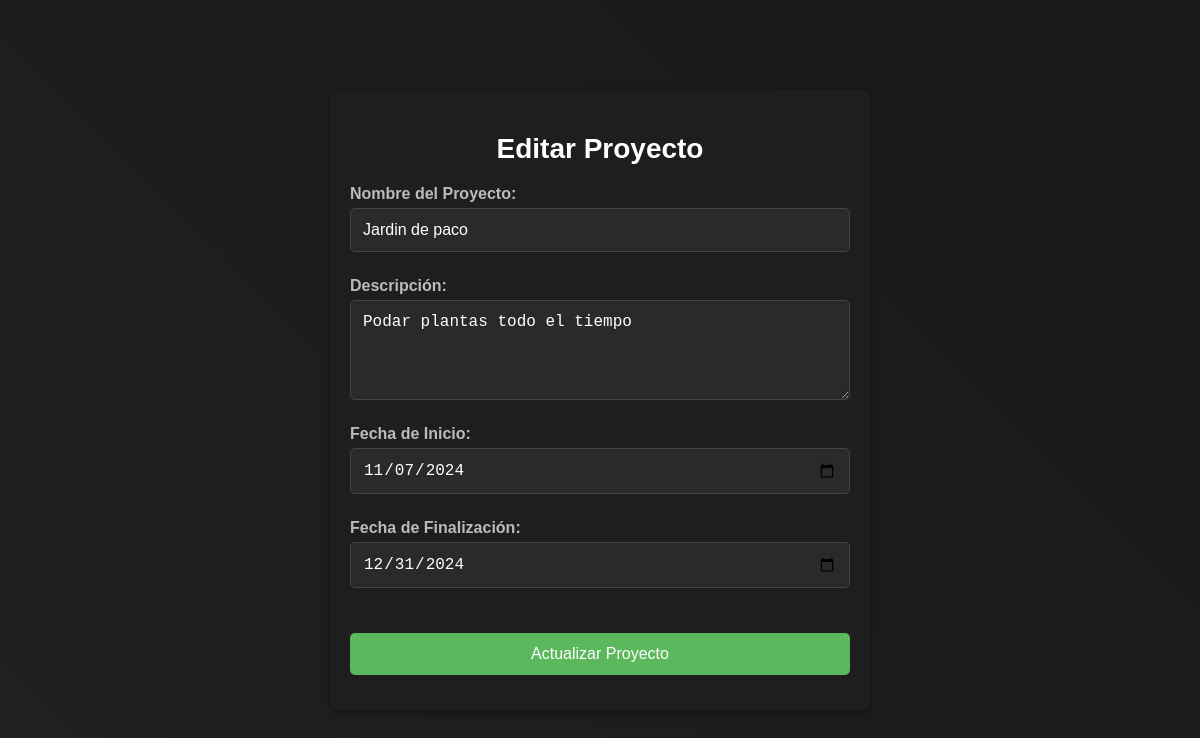
The page /formulariosproyectos?id=1 (signed in) on the database as committed earlier.
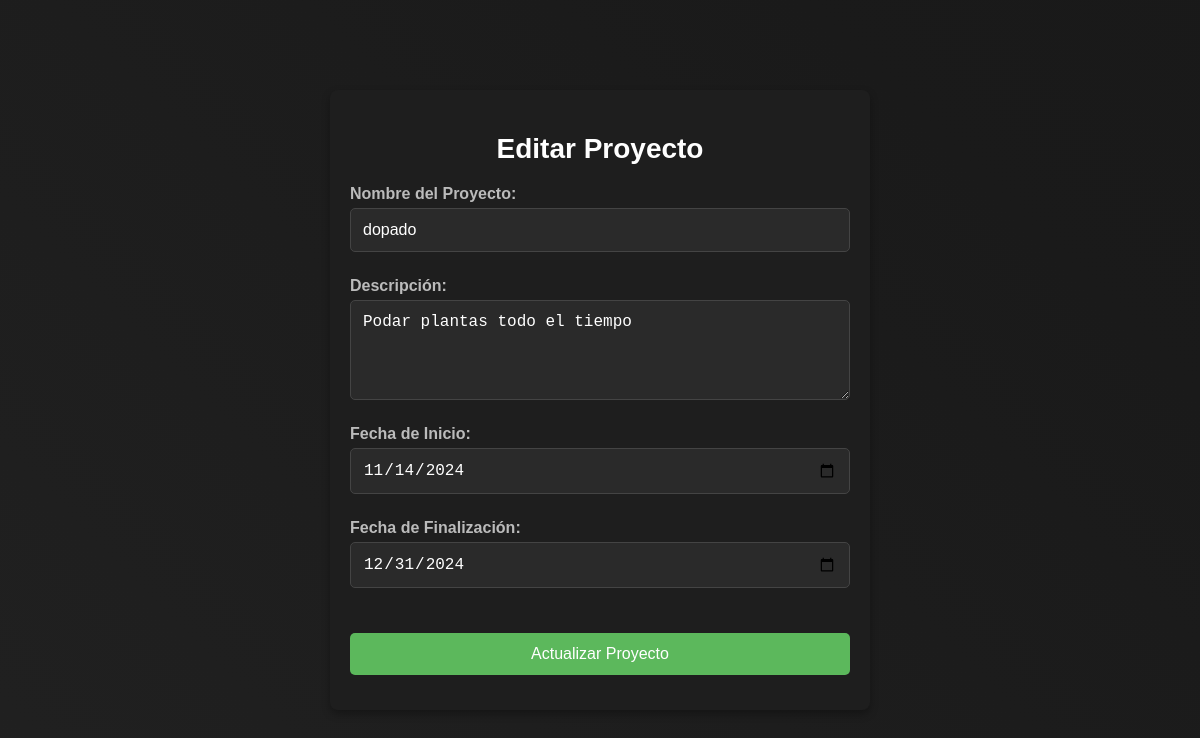
The same page on the database as committed later.
### tables this page shows
CREATE TABLE proyecto(id_proyecto INTEGER PRIMARY KEY, nombre TEXT, descripcion TEXT, fecha_inicio DATE, fecha_final DATE);

### main.py (the view, shortened to what this page needs)
@app.route('/formulariosproyectos', methods=['GET', 'POST'])
def crear_proyecto():
    usuario = session.get('usuario', {})
    if not usuario or usuario.get('tipo_usuario') != "Admin":
        return redirect(url_for('index'))
    base_de_datos = "basededatos/greenscape.db"
    conexion = Conexion(base_de_datos)
    usuario_obj = conexion.buscar_usuario_por_id(usuario.get('id', None))
    proyecto_objeto = None  # Inicializamos la variable para pasarla al formulario
    id_p = request.args.get('id')
    if id_p:
        proyectos = conexion.mostrar_proyectos()
        for proyecto in proyectos:
            if proyecto[0] == int(id_p):
                proyecto_objeto = Proyecto(
                    id_proyecto=proyecto[0],
                    nombre=proyecto[1],
                    descripcion=proyecto[2],
                    fecha_inicio=proyecto[3],
                    fecha_final=proyecto[4]
                )
                break
    return render_template('formularioProyectos.html', usuario=usuario_obj, proyecto=proyecto_objeto)

### basededatos/conexion.py (called while the page is built)
    def mostrar_proyectos(self):
        self.cursor.execute("SELECT id_proyecto, nombre, descripcion, fecha_inicio, fecha_final FROM proyecto")
        proyectos = self.cursor.fetchall()
        return proyectos

    def buscar_usuario_por_id(self, id_usuario):
        from modelo.Usuario import Usuario
        self.cursor.execute("SELECT id_usuario, nombre, telefono, password, email, tipo_usuario FROM usuario WHERE id_usuario = ?", (id_usuario,))
        usuario_data = self.cursor.fetchone()
        if usuario_data:
            usuario = Usuario(
                id_usuario=usuario_data[0],
                nombre=usuario_data[1],
                password=usuario_data[2],
                email=usuario_data[3],
                tipo_usuario=usuario_data[4],
                telefono=usuario_data[5]
            )
            return usuario
        return None

### templates/formularioProyectos.html (shortened to what this page needs)
<!DOCTYPE html>
<html lang="es">
<head>
    <link rel="stylesheet" href="{{ url_for('static', filename='css/formularioCrearrproyecto.css') }}">
</head>
<body>
    <div class="login-container">
        <h2>{{ 'Editar Proyecto' if proyecto else 'Crear Proyecto' }}</h2>
        <form method="POST" action="/formulariosproyectos">
            <div class="form-group">
                <label for="nombre">Nombre del Proyecto:</label>
                <input type="text" id="nombre" name="nombre" value="{{ proyecto._nombre if proyecto else '' }}" required>
            </div>
            <div class="form-group">
                <label for="descripcion">Descripción:</label>
                <textarea id="descripcion" name="descripcion" rows="4" required>{{ proyecto._descripcion if proyecto else '' }}</textarea>
            </div>
            <div class="form-group">
                <label for="fecha_inicio">Fecha de Inicio:</label>
                <input type="date" id="fecha_inicio" name="fecha_inicio" value="{{ proyecto._fecha_inicio if proyecto else '' }}" required>
            </div>
            <div class="form-group">
                <label for="fecha_final">Fecha de Finalización:</label>
                <input type="date" id="fecha_final" name="fecha_final" value="{{ proyecto._fecha_final if proyecto else '' }}" required>
            </div>
            <div class="form-group">
                <button type="submit" class="submit-button">{{ 'Actualizar Proyecto' if proyecto else 'Crear Proyecto' }}</button>
            </div>
        </form>
    </div>
</body>
</html>

### static/css/formularioCrearrproyecto.css (style rules this page uses)
body { font-family: Arial, sans-serif; background-color: #121212; color: #e0e0e0; display: flex; justify-content: center; align-items: center; height: 100vh; margin: 0; overflow: hidden; position: relative; background: linear-gradient(45deg, #2a2a2a, #1a1a1a, #121212); background-size: 400% 400%; animation: gradientBG 10s ease infinite; }
.login-container { width: 90%; max-width: 500px; padding: 20px; background-color: #1e1e1e; box-shadow: 0 4px 8px rgba(0, 0, 0, 0.3); border-radius: 8px; text-align: center; position: relative; z-index: 1; }
h2 { margin-bottom: 20px; color: #fff; font-size: 28px; }
.form-group { display: flex; flex-direction: column; align-items: flex-start; margin-bottom: 15px; }
.form-group label { font-weight: bold; color: #bbb; margin-bottom: 5px; }
.form-group input, .form-group textarea { width: 100%; padding: 12px; border: 1px solid #444; border-radius: 5px; font-size: 16px; background-color: #2a2a2a; color: #fff; margin-bottom: 10px; box-sizing: border-box; }
.form-group textarea { resize: vertical; min-height: 100px; }
.submit-button { width: 100%; padding: 12px; background-color: #5cb85c; color: white; font-size: 16px; border: none; border-radius: 5px; cursor: pointer; transition: background-color 0.3s; margin-top: 20px; }

Rows that differ between the two databases and show on the page:
changed proyecto "Podar plantas todo el tiempo": nombre "Jardin de paco" → "dopado"; fecha_inicio "11/07/2024" → "11/14/2024"
